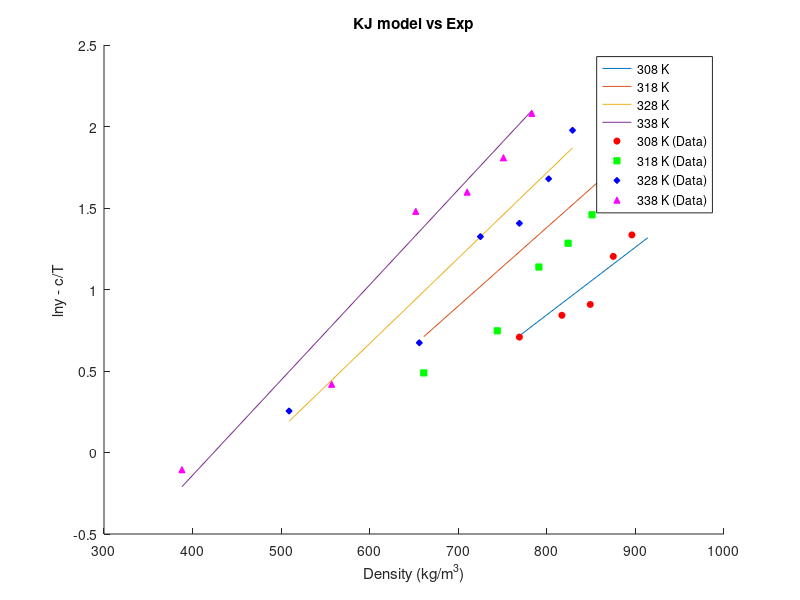
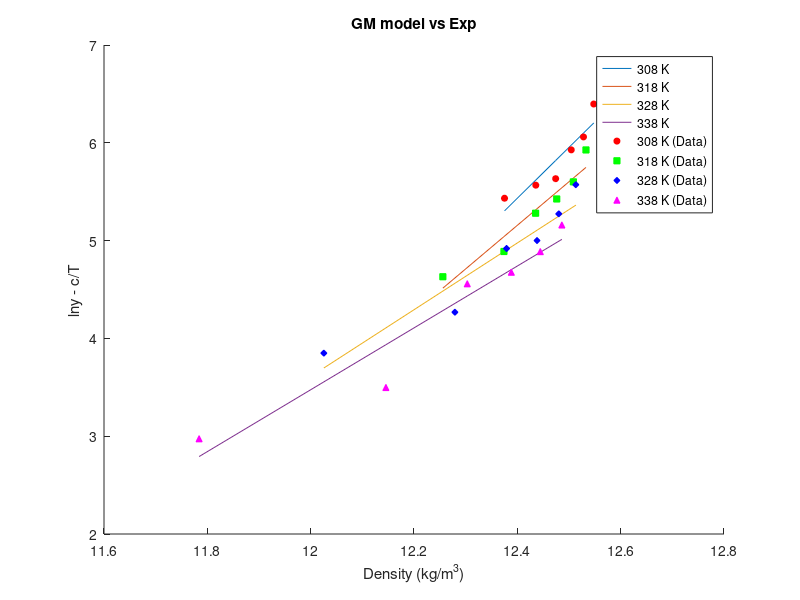
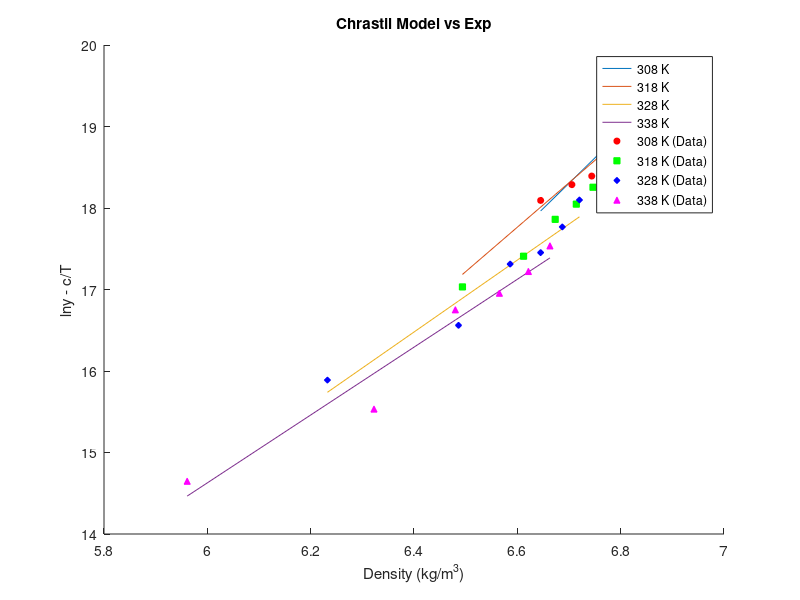
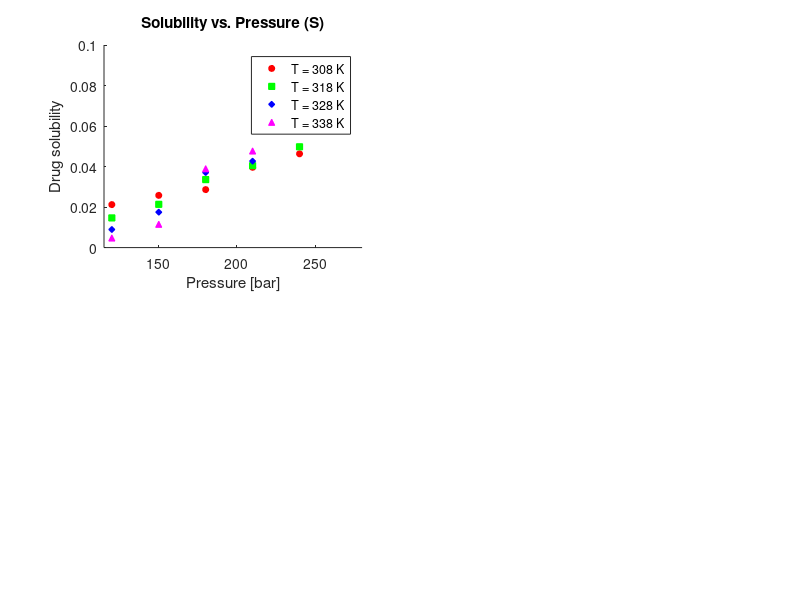

Recreate these plots in MATLAB, in order. (Note: this script raises an error after producing the figures.)
clear;
% SC CO2 Thermo info
T_c_CO2 = 304.18;       % Critical Temp [Kelvin]
P_c_CO2 = 73.8;         % Critical Pressure [bar]
omega_CO2 = 0.225;      % Omega [-]

% Drug Thermo info
T_c_drug = 1149.5;      % Critical Temp [Kelvin]
P_c_drug = 10.57;       % Critical Pressure [bar]
omega_drug = 2.0964;    % Omega [-]

% Genral info
T = [308 318 328 338];              % Temp range

k_ij = [0.103 0.117 0.126 0.134];   % Binary interaction parameter for PR/KM EoS
R = 8.314;                          % Gas Constant [J/mol·K]

Mw_drug = 598.5;
Mw_CO2 = 44.01;
Mw_methanol = 32.04;

P = [120 150 180 210 240 270];                      % Pressure [bar]

rho_CO2 =   [769 817 849 875 896 914;
            661 744 791 824 851 872;
            509 656 725 769 802 829;
            388 557 652 710 751 783];               % Density [kg/m3]

y_1 =   [2.03 2.32 2.48 3.33 3.80 5.32;
        1.63 2.11 3.12 3.61 4.30 5.96;
        1.29 1.96 3.76 4.08 5.36 7.22;
        0.90 1.52 4.39 4.94 6.10 8.01]/10^6;        % mole fraction

y_b =   [2.03 2.32 2.48 3.33 3.80 5.32;
        1.63 2.11 3.12 3.61 4.30 5.96;
        1.29 1.96 3.76 4.08 5.36 7.22;
        0.90 1.52 4.39 4.94 6.10 8.01];        % mole fraction

S = zeros(4,6);
for j=1:4
    for i=1:6
        S(j,i) = (rho_CO2(j,i) * y_1(j,i) * Mw_drug)/(Mw_CO2 * (1 - y_1(j,i)));
    end
end
% S = S*100;
% C_drug = [0.021 0.026 0.029 0.039 0.046 0.066];     % solubility or concentration [g/L]


y_a = y_b/10^6;

ln_y_b = log(y_b);
ln_y_a = log(y_a);

% KJ Model info
a_KJ = -2.4761;
b_KJ = [0.0041509,0.0048209,0.0052409,0.0058409];
c_KJ = -4550.5306;

ln_y_KJ = zeros(4,6);
ln_y_KJ_cT = zeros(4,6);

for n=1:4
    for i=1:6
        ln_y_KJ(n,i) = a_KJ + b_KJ(n)*rho_CO2(n,i) + c_KJ/T(n);
        ln_y_KJ_cT(n,i) = ln_y_KJ(n,i) - c_KJ/T(n);

    end
end

figure(1);
hold on;

% Plot lines
plot(rho_CO2(1,:), ln_y_KJ_cT(1,:), 'DisplayName', '308 K');
plot(rho_CO2(2,:), ln_y_KJ_cT(2,:), 'DisplayName', '318 K');
plot(rho_CO2(3,:), ln_y_KJ_cT(3,:), 'DisplayName', '328 K');
plot(rho_CO2(4,:), ln_y_KJ_cT(4,:), 'DisplayName', '338 K');

% Scatter points
scatter(rho_CO2(1,:), ln_y_b(1,:), 20, 'r', 'o', 'MarkerFaceColor', 'r', 'DisplayName', '308 K (Data)');
scatter(rho_CO2(2,:), ln_y_b(2,:), 20, 'g', 's', 'MarkerFaceColor', 'g', 'DisplayName', '318 K (Data)');
scatter(rho_CO2(3,:), ln_y_b(3,:), 20, 'b', 'd', 'MarkerFaceColor', 'b', 'DisplayName', '328 K (Data)');
scatter(rho_CO2(4,:), ln_y_b(4,:), 20, 'm', '^', 'MarkerFaceColor', 'm', 'DisplayName', '338 K (Data)');

xlabel('Density (kg/m^3)');
ylabel('lny - c/T');

legend('Location', 'best');
title('KJ model vs Exp');



% GM Model info
a_GM = [-59.074,-50.113,-37.359,-34.48];
b_GM = -5710.4987;
c_GM = [5.2022,4.4572,3.4141,3.1629];

ln_y_GM = zeros(4,6);
y_axis = zeros(4,6);
x_axis = zeros(4,6);

y_GM = zeros(4,6);
for n=1:4
    for i=1:6
        ln_y_GM(n,i) = a_GM(n) + b_GM/T(n) + c_GM(n)*log(rho_CO2(n,i)*T(n));
        y_axis(n,i) = ln_y_GM(n,i) - b_GM/T(n);
        x_axis(n,i) = log(rho_CO2(n,i)*T(n));
        y_GM(n,i) = ln_y_a(n,i) - b_GM/T(n);
    end
end 

figure(2);
hold on;

% Plot lines
plot(x_axis(1,:), y_axis(1,:), 'DisplayName', '308 K');
plot(x_axis(2,:), y_axis(2,:), 'DisplayName', '318 K');
plot(x_axis(3,:), y_axis(3,:), 'DisplayName', '328 K');
plot(x_axis(4,:), y_axis(4,:), 'DisplayName', '338 K');

% Scatter points
scatter(x_axis(1,:), y_GM(1,:), 20, 'r', 'o', 'MarkerFaceColor', 'r', 'DisplayName', '308 K (Data)');
scatter(x_axis(2,:), y_GM(2,:), 20, 'g', 's', 'MarkerFaceColor', 'g', 'DisplayName', '318 K (Data)');
scatter(x_axis(3,:), y_GM(3,:), 20, 'b', 'd', 'MarkerFaceColor', 'b', 'DisplayName', '328 K (Data)');
scatter(x_axis(4,:), y_GM(4,:), 20, 'm', '^', 'MarkerFaceColor', 'm', 'DisplayName', '338 K (Data)');

xlabel('Density (kg/m^3)');
ylabel('lny - c/T');

legend('Location', 'best');
title('GM model vs Exp');


% Chrastil Model info
a_Chrastil = [6.2022, 5.4572, 4.41441, 4.1629];
b_Chrastil = [-23.251, -18.253, -11.774, -10.35];
c_Chrastil = -6759.0921;

lnS = zeros(4,6);
lnS_cT = zeros(4,6);
ln_rho = log(rho_CO2);
lnS_exp = log(S);
lnS_exp_cT = zeros(4,6);
for n=1:4
    for i=1:6
        lnS(n,i) = a_Chrastil(n)*log(rho_CO2(n,i)) + b_Chrastil(n) + c_Chrastil/T(n);
        lnS_cT(n,i) = lnS(n,i) - c_Chrastil/T(n);
        lnS_exp_cT (n,i) = lnS_exp(n,i) - c_Chrastil/T(n);
    end
end


figure(3);
hold on;

% Plot lines
plot(ln_rho(1,:), lnS_cT(1,:), 'DisplayName', '308 K');
plot(ln_rho(2,:), lnS_cT(2,:), 'DisplayName', '318 K');
plot(ln_rho(3,:), lnS_cT(3,:), 'DisplayName', '328 K');
plot(ln_rho(4,:), lnS_cT(4,:), 'DisplayName', '338 K');

% Scatter points
scatter(ln_rho(1,:), lnS_exp_cT(1,:), 20, 'r', 'o', 'MarkerFaceColor', 'r', 'DisplayName', '308 K (Data)');
scatter(ln_rho(2,:), lnS_exp_cT(2,:), 20, 'g', 's', 'MarkerFaceColor', 'g', 'DisplayName', '318 K (Data)');
scatter(ln_rho(3,:), lnS_exp_cT(3,:), 20, 'b', 'd', 'MarkerFaceColor', 'b', 'DisplayName', '328 K (Data)');
scatter(ln_rho(4,:), lnS_exp_cT(4,:), 20, 'm', '^', 'MarkerFaceColor', 'm', 'DisplayName', '338 K (Data)');

xlabel('Density (kg/m^3)');
ylabel('lny - c/T');

legend('Location', 'best');
title('Chrastil Model vs Exp');

% Bartle et al. Model info
% This model has an issue in the paper
a_Bartle = 13.2886;
b_Bartle = 9.0827;
c_Bartle = -6845.6966;


% Sung-Shim Model info
a_Sung = 5.7399;
b_Sung = -606.0322;
c_Sung = -447.5124;
d_Sung = -36.8120;

ln_y_Sung = zeros(4,6);
ln_y_Sung_cT = zeros(4,6);
ln_y_exp_ct = zeros(4,6);
for n=1:4
    for i=1:6
    ln_y_Sung(n,i) = (a_Sung + (b_Sung/T(n)))*(log(rho_CO2(n,i))) + (c_Sung/T(n)) + d_Sung;
    ln_y_Sung_cT(n,i) = ln_y_Sung(n,i) - ((c_Sung/T(n)) + d_Sung);
    ln_y_exp_ct(n,i) = ln_y_a(n,i) - - ((c_Sung/T(n)) + d_Sung);
    end
end

figure(4);
% Subplot 1: Solubility vs. Pressure (S)
subplot(2,2,1);
hold on;
scatter(P, S(1,:), 20, 'r', 'o', 'MarkerFaceColor', 'r');  
scatter(P, S(2,:), 20, 'g', 's', 'MarkerFaceColor', 'g');  
scatter(P, S(3,:), 20, 'b', 'd', 'MarkerFaceColor', 'b');  
scatter(P, S(4,:), 20, 'm', '^', 'MarkerFaceColor', 'm');  
xlabel('Pressure [bar]');
ylabel('Drug solubility');
title('Solubility vs. Pressure (S)');
legend('T = 308 K', 'T = 318 K', 'T = 328 K', 'T = 338 K');
xlim([115 280]);
ytickformat('%.2f');

% Subplot 2: Solubility vs. Pressure (y_b)
subplot(2,2,2);
hold on;
scatter(P, y_b(1,:), 20, 'r', 'o', 'MarkerFaceColor', 'r');
scatter(P, y_b(2,:), 20, 'g', 's', 'MarkerFaceColor', 'g');  
scatter(P, y_b(3,:), 20, 'b', 'd', 'MarkerFaceColor', 'b');  
scatter(P, y_b(4,:), 20, 'm', '^', 'MarkerFaceColor', 'm');  
xlabel('Pressure [bar]');
ylabel('Drug solubility');
title('Solubility vs. Pressure (y_b)');
legend('T = 308 K', 'T = 318 K', 'T = 328 K', 'T = 338 K');
xlim([115 280]);
ytickformat('%.2f');
yticks(0.4:1:8.4);

% Subplot 3: Solubility vs. Density (S)
subplot(2,2,3);
hold on;
scatter(rho_CO2(1,:), S(1,:), 20, 'r', 'o', 'MarkerFaceColor', 'r');
scatter(rho_CO2(2,:), S(2,:), 20, 'g', 's', 'MarkerFaceColor', 'g');
scatter(rho_CO2(3,:), S(3,:), 20, 'b', 'd', 'MarkerFaceColor', 'b');
scatter(rho_CO2(4,:), S(4,:), 20, 'm', '^', 'MarkerFaceColor', 'm');
xlabel('Density [kg/m3]');
ylabel('Drug solubility');
title('Solubility vs. Density (S)');
legend('T = 308 K', 'T = 318 K', 'T = 328 K', 'T = 338 K');
xlim([260 960]);

% Subplot 4: Solubility vs. Density (y_b)
subplot(2,2,4);
hold on;
scatter(rho_CO2(1,:), y_b(1,:), 20, 'r', 'o', 'MarkerFaceColor', 'r');
scatter(rho_CO2(2,:), y_b(2,:), 20, 'g', 's', 'MarkerFaceColor', 'g');
scatter(rho_CO2(3,:), y_b(3,:), 20, 'b', 'd', 'MarkerFaceColor', 'b');
scatter(rho_CO2(4,:), y_b(4,:), 20, 'm', '^', 'MarkerFaceColor', 'm');
xlabel('Density [kg/m3]');
ylabel('Drug solubility');
title('Solubility vs. Density (y_b)');
legend('T = 308 K', 'T = 318 K', 'T = 328 K', 'T = 338 K');
xlim([260 960]);
ytickformat('%.2f');
yticks(0.4:1:8.4);
